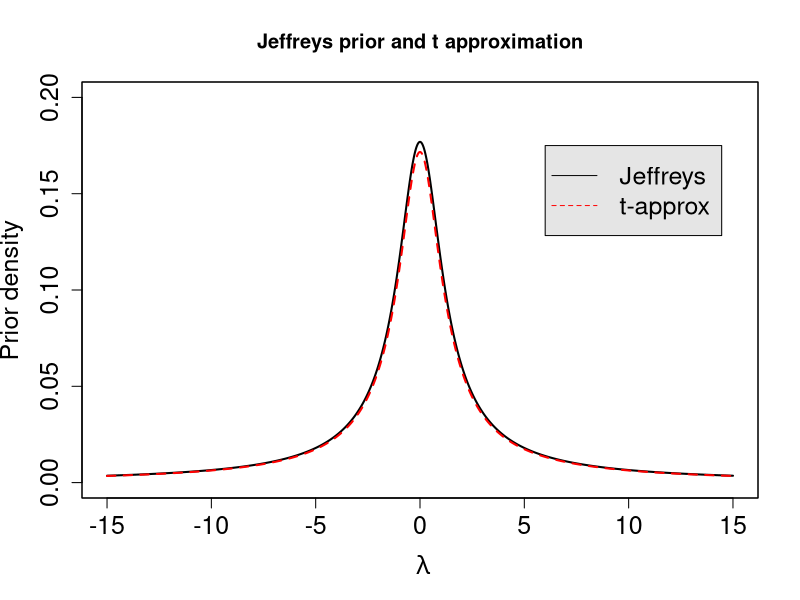
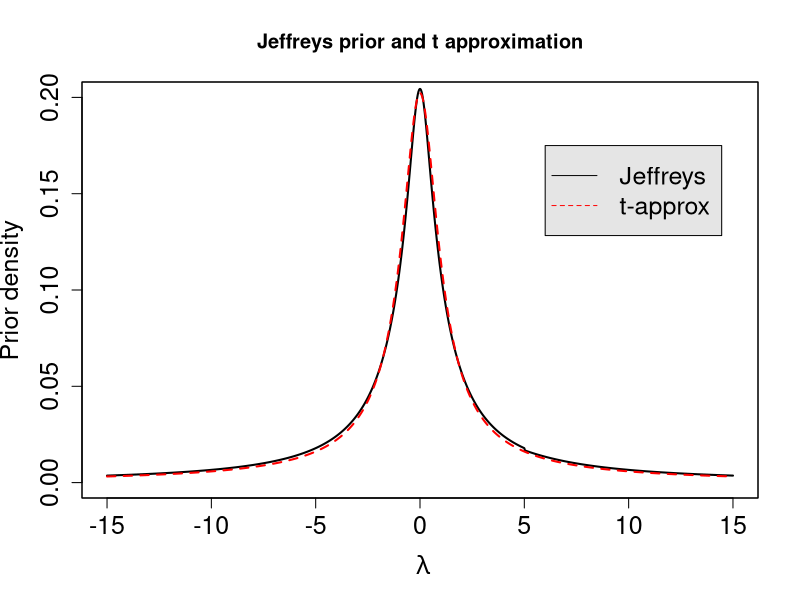

The R source for these figures, in order:
## ---- chunk 1
knitr::opts_chunk$set(echo = TRUE)
## ---- chunk 2
rm(list=ls())

#-----------------------------------------------------------------------
#-----------------------------------------------------------------------
# Jeffreys prior for the skew-normal and t-approximation
#-----------------------------------------------------------------------
#-----------------------------------------------------------------------

# Integration region over x and lambda
# The integration range requires some tweaks to make it numerically stable
Ux <- 6
Ul <- 449

# Un-normalised Jeffreys prior
tempf <- Vectorize(function(lambda){
  fun <- Vectorize(function(x){
    exp( 2*log(x) + dnorm(x,log=T) + 2*dnorm(lambda*x,log=T) -pnorm(lambda*x,log=T) - pnorm(-lambda*x,log=T) )
  })
  if(lambda>400) temp.var <- integrate(fun,0,0.015,rel.tol=1e-9, subdivisions = 1000)$val
  if(lambda>100) temp.var <- integrate(fun,0,0.05,rel.tol=1e-9, subdivisions = 1000)$val
  if(lambda>10) temp.var <- integrate(fun,0,0.5,rel.tol=1e-9, subdivisions = 1000)$val
  if(lambda>5) temp.var <- integrate(fun,0,1,rel.tol=1e-9, subdivisions = 1000)$val
  if(lambda<=5) temp.var <- integrate(fun,0,Ux,rel.tol=1e-9, subdivisions = 1000)$val
  return(sqrt(temp.var))
})

# Normalising constant
int.con <- 2*integrate(tempf,0,Ul,rel.tol=1e-9, subdivisions = 1000)$value
int.con

# Normalised Jeffreys prior
piJ <- Vectorize(function(lambda){
  return(tempf(lambda)/int.con)
})

# t-approximation
c <-pi/2 # scale parameter
t.approx <- function(x) dt(x/c,df=1/2)/c

# Comparison
curve(piJ,-15,15,n=1000,xlab=~lambda,ylab="Prior density",main="Jeffreys prior and t approximation",cex.lab=1.5,cex.axis=1.5,lwd=2,ylim=c(0,0.2))
curve(t.approx,-15,15,add=T,lty=2,col="red",lwd=2,n=1000)
box()
legend(6, 0.175, c("Jeffreys","t-approx"), col=c("black","red"),
       text.col = "black", lty = c(1, 2),
       merge = TRUE, bg = "gray90",cex=1.5)



rm(list=ls())

#-----------------------------------------------------------------------
#-----------------------------------------------------------------------
# Jeffreys prior for the skew-logistic and t-approximation
#-----------------------------------------------------------------------
#-----------------------------------------------------------------------

# Integration region over x and lambda
# The integration range requires some tweaks to make it numerically stable
Ux <- 6
Ul <- 449

# Un-normalised Jeffreys prior
tempf <- Vectorize(function(lambda){
  fun <- Vectorize(function(x){
    exp( 2*log(x) + dlogis(x,log=T) + 2*dlogis(lambda*x,log=T) -plogis(lambda*x,log=T) - plogis(-lambda*x,log=T) )
  })
  if(lambda>400) temp.var <- integrate(fun,0,0.015,rel.tol=1e-9, subdivisions = 1000)$val
  if(lambda>100) temp.var <- integrate(fun,0,0.05,rel.tol=1e-9, subdivisions = 1000)$val
  if(lambda>10) temp.var <- integrate(fun,0,0.5,rel.tol=1e-9, subdivisions = 1000)$val
  if(lambda>5) temp.var <- integrate(fun,0,1,rel.tol=1e-9, subdivisions = 1000)$val
  if(lambda<=5) temp.var <- integrate(fun,0,Ux,rel.tol=1e-9, subdivisions = 1000)$val
  return(sqrt(temp.var))
})

# Normalising constant
int.con <- 2*integrate(tempf,0,Ul,rel.tol=1e-9, subdivisions = 1000)$value
int.con

# Normalised Jeffreys prior
piJ <- Vectorize(function(lambda){
  return(tempf(lambda)/int.con)
})

# t-approximation
c <-4/3 # scale parameter
t.approx <- function(x) dt(x/c,df=1/2)/c

# Comparison
curve(piJ,-15,15,n=1000,xlab=~lambda,ylab="Prior density",main="Jeffreys prior and t approximation",cex.lab=1.5,cex.axis=1.5,lwd=2,ylim=c(0,0.2))
curve(t.approx,-15,15,add=T,lty=2,col="red",lwd=2,n=1000)
box()
legend(6, 0.175, c("Jeffreys","t-approx"), col=c("black","red"),
       text.col = "black", lty = c(1, 2),
       merge = TRUE, bg = "gray90",cex=1.5)
